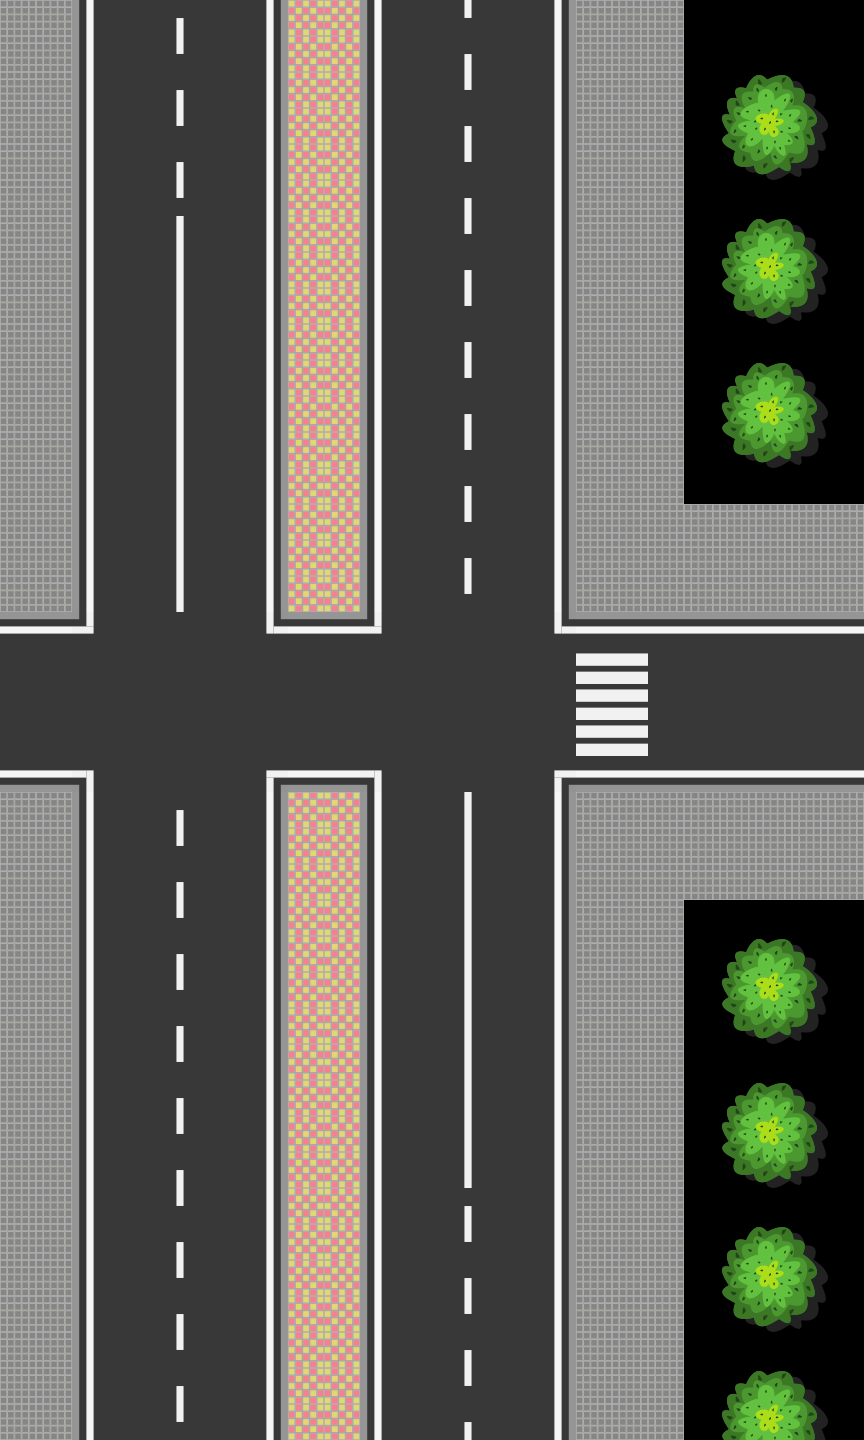

This is a level from a 2D game, rendered from its Tiled map with the project's own tilesets. A one-line summary and the map file follow, with tile-layer data summarised:
An orthogonal 24x40 tile map with 36x36 px tiles, 1 tile layer (Road Map) and 23 objects (6x 1, 6x 2, 6x 3).

<map version="1.8" tiledversion="1.8.0" orientation="orthogonal" renderorder="right-down" width="24" height="40" tilewidth="36" tileheight="36" infinite="0" nextlayerid="8" nextobjectid="92">
 <tileset firstgid="1" name="new_tile_map" tilewidth="36" tileheight="36" tilecount="784" columns="28">
  <image source="../map_tileset/new_tile_map.png" width="1024" height="1024" />
 </tileset>
 <layer id="1" name="Road Map" width="24" height="40">
  <data>[960 cells, 875 non-empty, 17 distinct tile ids]</data>
 </layer>
 <objectgroup id="2" name="Follow Path 6">
  <object id="84" name="1" x="423.753" y="817.95">
   <ellipse />
  </object>
  <object id="85" name="2" x="426.285" y="732.23">
   <ellipse />
  </object>
  <object id="86" name="3" x="363.998" y="664.805">
   <ellipse />
  </object>
  <object id="89" x="133.078" y="665.958">
   <ellipse />
  </object>
  <object id="90" x="-274.29" y="665.958">
   <ellipse />
  </object>
  <object id="91" x="-656.862" y="671.272">
   <ellipse />
  </object>
 </objectgroup>
 <objectgroup id="3" name="Follow Path 5">
  <object id="78" name="1" x="511.448" y="840.975">
   <ellipse />
  </object>
  <object id="79" name="2" x="526.378" y="755.255">
   <ellipse />
  </object>
  <object id="80" name="3" x="568.59" y="738.508">
   <ellipse />
  </object>
  <object id="87" x="807.029" y="737.118">
   <ellipse />
  </object>
  <object id="88" x="1008.95" y="738.576">
   <ellipse />
  </object>
 </objectgroup>
 <objectgroup id="4" name="Follow Path 4">
  <object id="81" name="1" x="634.549" y="807.373">
   <ellipse />
  </object>
  <object id="82" name="2" x="638.851" y="593.155">
   <ellipse />
  </object>
  <object id="83" name="3" x="886.29" y="587.721">
   <ellipse />
  </object>
 </objectgroup>
 <objectgroup id="5" name="Follow Path 3">
  <object id="70" name="1" x="593.724" y="598.127">
   <ellipse />
  </object>
  <object id="74" name="2" x="590.942" y="799.252">
   <ellipse />
  </object>
  <object id="75" name="3" x="592.338" y="1579.92">
   <ellipse />
  </object>
 </objectgroup>
 <objectgroup id="6" name="Follow Path 2">
  <object id="8" name="1" x="352.208" y="800.668">
   <ellipse />
  </object>
  <object id="9" name="2" x="356.949" y="591.515">
   <ellipse />
  </object>
  <object id="33" name="3" x="362.359" y="-105.994">
   <ellipse />
  </object>
 </objectgroup>
 <objectgroup id="7" name="Follow Path 1">
  <object id="2" name="1" x="298.19" y="600.106">
   <ellipse />
  </object>
  <object id="3" name="2" x="289.704" y="802.48">
   <ellipse />
  </object>
  <object id="4" name="3" x="290.994" y="1524.71">
   <ellipse />
  </object>
 </objectgroup>
</map>
